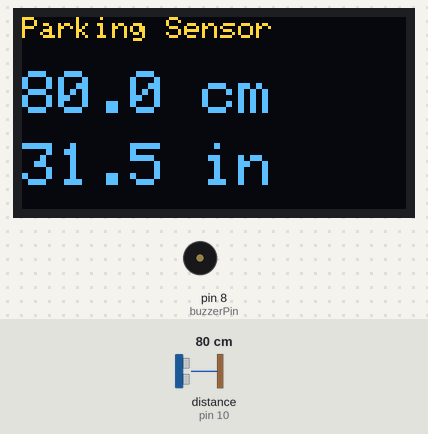
The sketch below on a simulated Arduino Uno, built with avr-gcc and run on an emulated ATmega328P. Parts: 128×64 one-colour display, buzzer (waves = sounding). Wiring (inferred from the names in the program): ultrasonic range finder: trigger pin 9; echo pin 10. Inputs (shaded band) come from the test bench; at power-on: distance to the obstacle (sensor on pin 10) 80 cm. The echo pulse lasts 58.3 µs per cm; the OLED is the two-colour kind (top 16 rows yellow); what the sketch prints to the serial monitor is not drawn.

Above: at 1.6 s.
1.7 s: distance to the obstacle (sensor on pin 10) set to 9 cm
At 2.3 s:
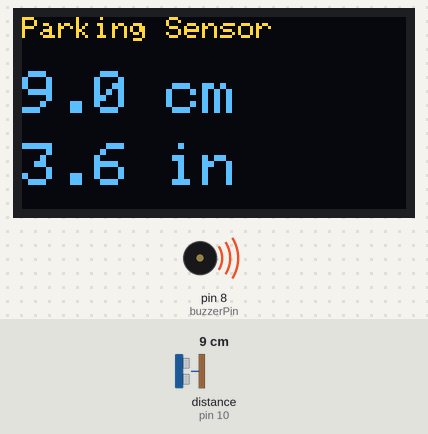
3.4 s: distance to the obstacle (sensor on pin 10) set to 2 cm
At 3.67 s:
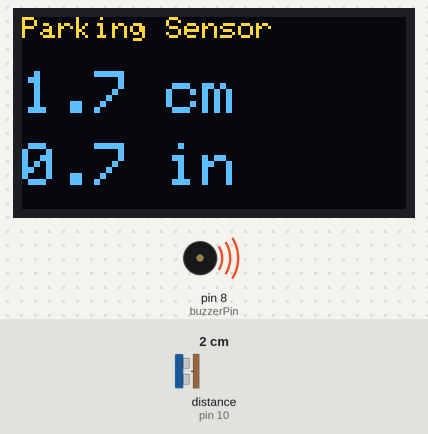
4.9 s: distance to the obstacle (sensor on pin 10) set to 250 cm
At 5.5 s:
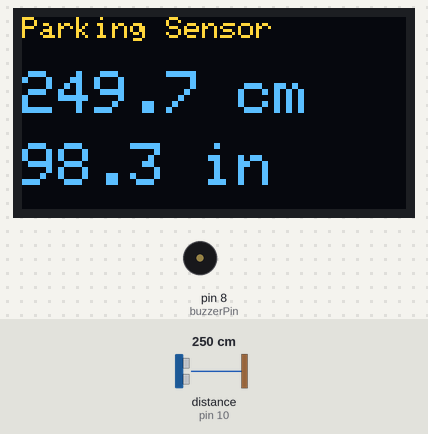
6.4 s: distance to the obstacle (sensor on pin 10) set to 103 cm
At 7.7 s:
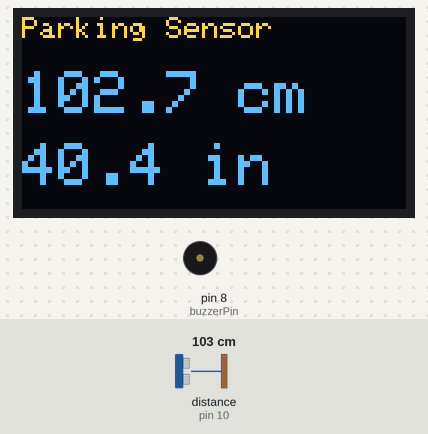
8.0 s: distance to the obstacle (sensor on pin 10) set to 95 cm
At 8.7 s:
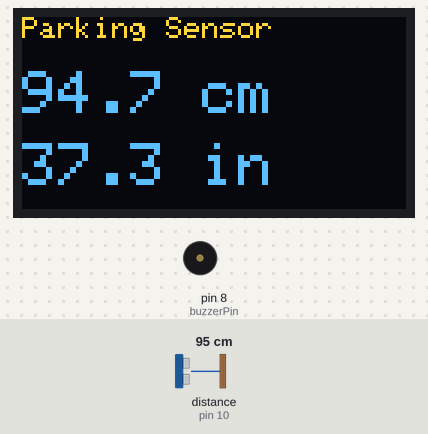
Timing chart, 0 to 10.5 s (numbered marks = the images above; inputs shaded):
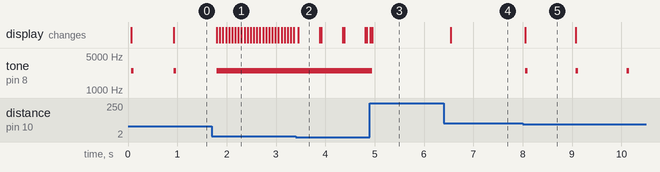

Measured:
- the behaviour switches between 101 and 100 cm on distance to the obstacle (sensor on pin 10) (found by bisection; images 4 and 5)
- after the input at 1.7 s, tone on pin 8 (buzzerPin): goes on until 1.8 s, then stays 2500 Hz; the display: first changes after 0.10 s (image 1 shows a later state)
- after the input at 3.4 s, the display: changes after 0.06 s (image 2)
- after the input at 4.9 s, tone on pin 8 (buzzerPin): 2500 Hz → silent after 0.05 s; the display: first differs from a run without the input after 0.05 s (image 3)
- after the input at 6.4 s, the display: changes after 0.15 s (image 4)
- after the input at 8.0 s, tone on pin 8 (buzzerPin): alternates 2500 Hz for 0.05 s and silent for 0.98 s, starting after 0.06 s; the display: changes after 0.06 s (image 5)
- by itself, tone on pin 8 (buzzerPin): alternates 2500 Hz for 0.05 s and silent for 0.81 s

The sketch:

_buzzerandlengthdistancemeasurement.ino
```cpp
#include <Wire.h>
#include <Adafruit_GFX.h>
#include <Adafruit_SSD1306.h>

#define SCREEN_WIDTH 128
#define SCREEN_HEIGHT 64

#define OLED_RESET -1
Adafruit_SSD1306 display(SCREEN_WIDTH, SCREEN_HEIGHT, &Wire, OLED_RESET);

const int trigPin = 9;
const int echoPin = 10;
const int buzzerPin = 8;

long duration;
float distanceCm;
float distanceIn;

void setup() {
  pinMode(trigPin, OUTPUT);
  pinMode(echoPin, INPUT);
  pinMode(buzzerPin, OUTPUT);

  Serial.begin(9600);

  if (!display.begin(SSD1306_SWITCHCAPVCC, 0x3C)) {
    Serial.println("OLED initialization failed");
    while (true);
  }

  display.clearDisplay();
  display.setTextColor(SSD1306_WHITE);
}

void loop() {

  // Trigger ultrasonic sensor
  digitalWrite(trigPin, LOW);
  delayMicroseconds(2);

  digitalWrite(trigPin, HIGH);
  delayMicroseconds(10);
  digitalWrite(trigPin, LOW);

  // Measure echo time
  duration = pulseIn(echoPin, HIGH, 30000);

  // Handle no echo received
  if (duration == 0) {
    distanceCm = 999;
  } else {
    distanceCm = duration * 0.0343 / 2;
  }

  distanceIn = distanceCm / 2.54;

  // Serial Monitor
  Serial.print("Distance: ");
  Serial.print(distanceCm, 1);
  Serial.print(" cm | ");
  Serial.print(distanceIn, 1);
  Serial.println(" in");

  // OLED Display
  display.clearDisplay();

  display.setTextSize(1);
  display.setCursor(0, 0);
  display.println("Parking Sensor");

  display.setTextSize(2);
  display.setCursor(0, 18);
  display.print(distanceCm, 1);
  display.println(" cm");

  display.setCursor(0, 42);
  display.print(distanceIn, 1);
  display.println(" in");

  display.display();

  // ===== Parking Sensor Buzzer =====

  if (distanceCm <= 10) {
    // Very close: continuous tone
    tone(buzzerPin, 2500);

  } else if (distanceCm <= 100) {
    // Beep rate changes with distance
    int beepDelay = map((int)distanceCm, 10, 100, 50, 1000);

    tone(buzzerPin, 2500);
    delay(50);

    noTone(buzzerPin);
    delay(beepDelay);

  } else {
    // Out of range: silent
    noTone(buzzerPin);
    delay(100);
  }
}
```
